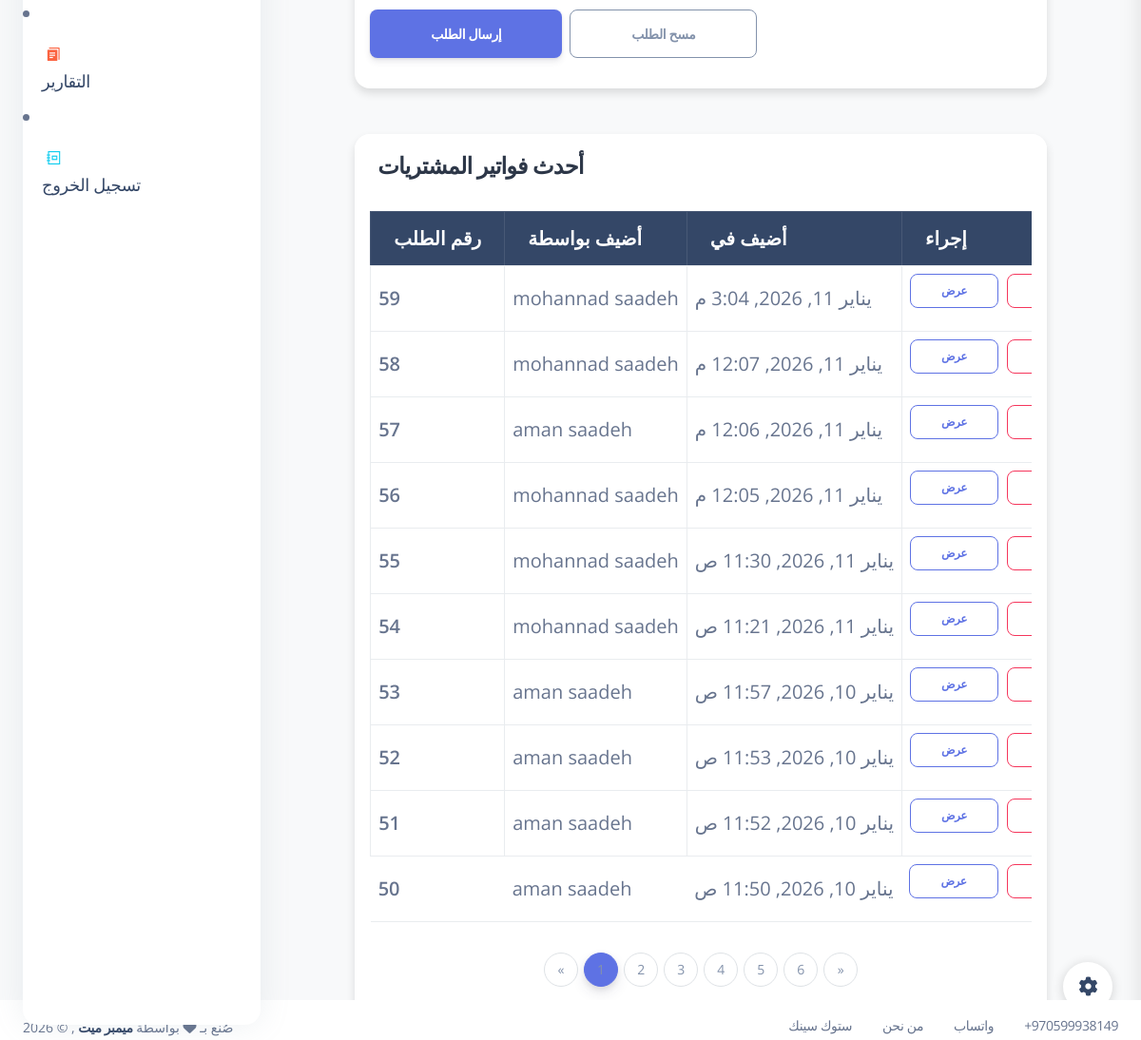
Before: /purchases (signed in, lower part) with the older database file.
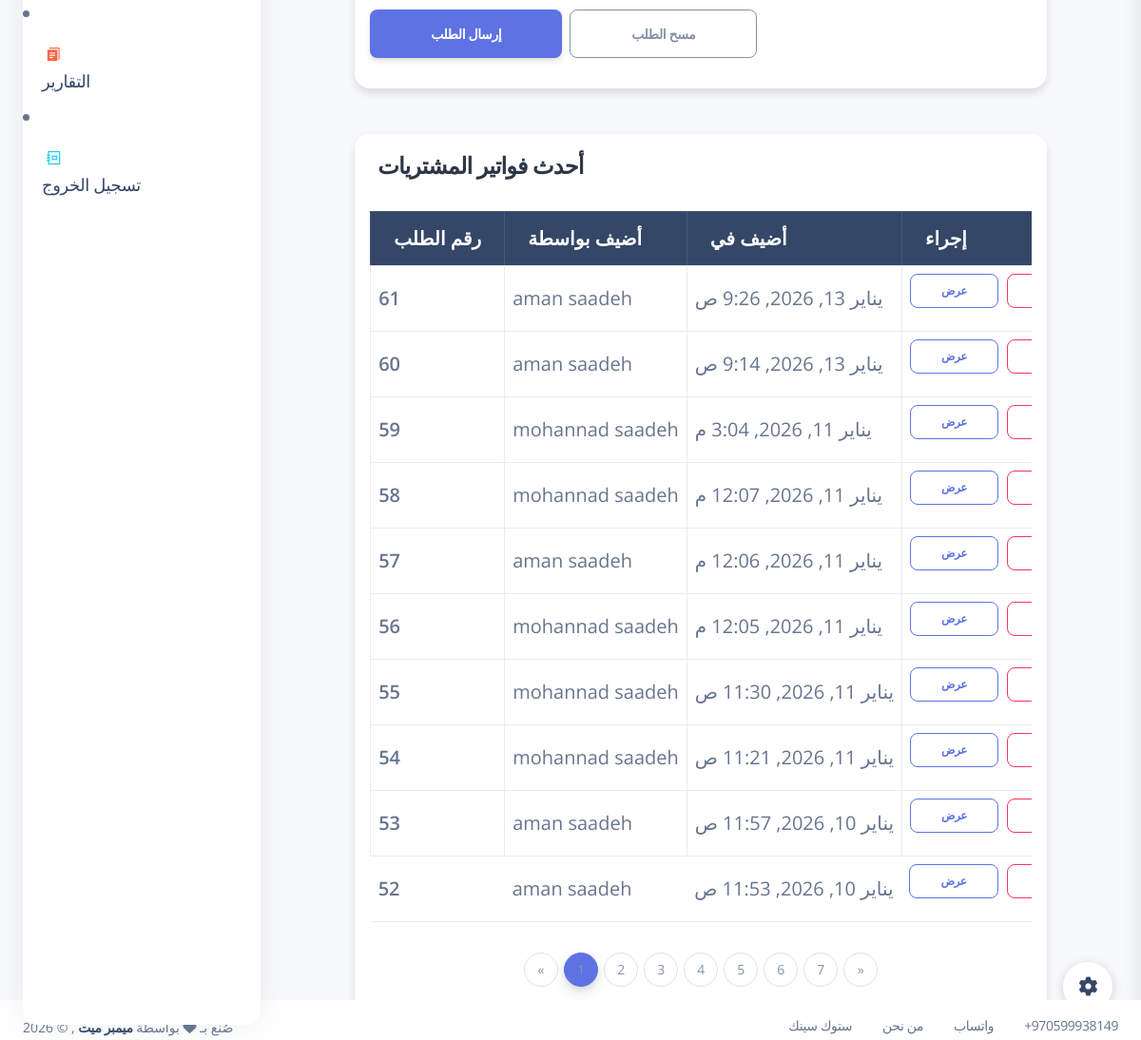
After: the same page with the newer database file.
### my_app/models.py (models this page shows)
class Purchase(models.Model): #i changed from Purchasing_invoice to Purchase >
    employee = models.ForeignKey(Employee , related_name="Purchases", on_delete=models.CASCADE) # RESTRICT  deleted >>  dont delete the item or ( default="Default", on_delete=models.SET_DEFAULT)
    supplier = models.ForeignKey('Supplier', related_name='purchases', on_delete=models.CASCADE, null=True, blank=True)
    total_amount = models.DecimalField(max_digits=10, decimal_places=2, default=0.00) # the total amount of the invoice
    payment_method = models.CharField(max_length=10, choices=pay_choices, default='cash')
    invoice_pay_method = models.CharField(max_length=10, choices=pay_choices, default='cash')  # Added field
    grand_total = models.DecimalField(max_digits=10, decimal_places=2, default=0.00)
    created_at = models.DateTimeField(auto_now_add=True)
    updated_at = models.DateTimeField(auto_now=True)
    objects = PurchaseManager()

class Employee(models.Model):
    first_name = models.CharField(max_length=255)
    last_name = models.CharField(max_length=255)
    email = models.EmailField(max_length=255)
    DOB = models.DateField()
    password = models.CharField(max_length=255)
    confirm_password = models.CharField(max_length=255)
    is_active = models.BooleanField(default=False)
    created_at = models.DateTimeField(auto_now_add=True)
    updated_at = models.DateTimeField(auto_now=True)
    objects = EmployeeManager()

### my_app/views.py (the view)
# urls.py: path('purchases', views.display_purchases, name='display_purchases'),
def display_purchases(request):
    p_cart = _get_purchase_cart(request)
    grand_total = sum(float(item.get('total_price', 0)) for item in p_cart)
    invoices_qs = models.get_all_invoices()
    invoices_page_number = request.GET.get('invoices_page')
    invoices_paginator = Paginator(invoices_qs, 10)  # 10 invoices per page
    invoices_page = invoices_paginator.get_page(invoices_page_number)
    context = {
            'purchases_order': p_cart,
            'products': models.get_all_products(),#--------------------------------------------Mai
            'invoices' : invoices_page,
            'employee': models.get_employee_by_id(request.session['employee_id']),#--------------------------------------------Mai
            'grand_total': grand_total,
            'invoices_paginator': invoices_paginator,
            'suppliers': models.Supplier.objects.all(),
        }
    return render(request , 'purchase_invoices.html' ,context)

### my_app/models.py (called while the page is built)
def get_employee_by_id(id):
    return Employee.objects.get(id=id)

def get_all_products():
    return Product.objects.all()

def get_all_invoices():
    return Purchase.objects.all().order_by('-created_at')

### my_app/views.py (called while the page is built)
def _get_purchase_cart(request):
    return request.session.get('purchase_cart', [])

### my_app/templates/purchase_invoices.html (shortened to what this page needs)
{% extends 'layouts/base.html' %}
{% load static %}
{% load i18n %}
{% block content %}
<div class="row justify-content-center">
  <div class="col-lg-10 col-md-12">
    <div class="card shadow-sm border-0 mt-5">
      <div class="card-body">
        <form action="/submet_purchase_order" method="post" class="mt-4">
          <div class="d-flex gap-2 mt-3">
            <button type="submit" class="btn btn-primary btn-lg">{% trans "Submit order" %}</button>
            <a href="/clear_purchases_list" class="btn btn-outline-secondary btn-lg">{% trans "Clear order" %}</a>
          </div>
        </form>
      </div>
    </div>
    <div class="card mt-5 shadow-sm border-0">
      <div class="card-header bg-white py-3">
        <h4 class="mb-0" style="font-weight:600; color:#2d3748;">{% trans "Recent Purchases Invoices" %}</h4>
      </div>
      <div class="card-body">
        <div class="table-responsive">
          <table class="table table-hover table-bordered align-middle">
            <thead class="table-dark">
              <tr>
                <th>{% trans "Order No." %}</th>
                <th>{% trans "Added by" %}</th>
                <th>{% trans "Added at" %}</th>
                <th>{% trans "Action" %}</th>
              </tr>
            </thead>
            <tbody>
              {% for invoice in invoices %}
              <tr>
                <td><span class="fw-bold">{{invoice.id}}</span></td>
                <td>{{invoice.employee.first_name}} {{invoice.employee.last_name}}</td>
                <td>{{invoice.created_at}}</td>
                <td>
                  <a href="/view_purchase_invoice/{{invoice.id}}" class="btn btn-outline-primary btn-sm me-1">{% trans "View" %}</a>
                  <a href="{% url 'purchase_return_create' invoice.id %}" class="btn btn-outline-danger btn-sm">{% trans "Return" %}</a>
                </td>
              </tr>
              {% endfor %}
            </tbody>
          </table>
        </div>
        {% if invoices_paginator.num_pages > 1 %}
        <nav aria-label="Invoices pagination">
          <ul class="pagination justify-content-center mt-3">
            {% if invoices.has_previous %}
              <li class="page-item">
                <a class="page-link" href="?invoices_page={{ invoices.previous_page_number }}" aria-label="Previous">&laquo;</a>
              </li>
            {% else %}
              <li class="page-item disabled"><span class="page-link">&laquo;</span></li>
            {% endif %}
            {% for num in invoices.paginator.page_range %}
              {% if invoices.number == num %}
                <li class="page-item active"><span class="page-link">{{ num }}</span></li>
              {% else %}
                <li class="page-item"><a class="page-link" href="?invoices_page={{ num }}">{{ num }}</a></li>
              {% endif %}
            {% endfor %}
            {% if invoices.has_next %}
              <li class="page-item">
                <a class="page-link" href="?invoices_page={{ invoices.next_page_number }}" aria-label="Next">&raquo;</a>
              </li>
            {% else %}
              <li class="page-item disabled"><span class="page-link">&raquo;</span></li>
            {% endif %}
          </ul>
        </nav>
        {% endif %}
      </div>
    </div>
  </div>
</div>
{% endblock content %}

Changed rows visible on the page:
no longer on this page (row unchanged): Purchase: id "51", employee.first_name "aman", employee.last_name "saadeh", created_at "يناير 10, 2026, 11:52 ص"
no longer on this page (row unchanged): Purchase: id "50", employee.first_name "aman", employee.last_name "saadeh", created_at "يناير 10, 2026, 11:50 ص"
added Purchase: id "61", employee.first_name "aman", employee.last_name "saadeh", created_at "يناير 13, 2026, 9:26 ص"
added Purchase: id "60", employee.first_name "aman", employee.last_name "saadeh", created_at "يناير 13, 2026, 9:14 ص"
Other visible differences:
new list line: "7"
